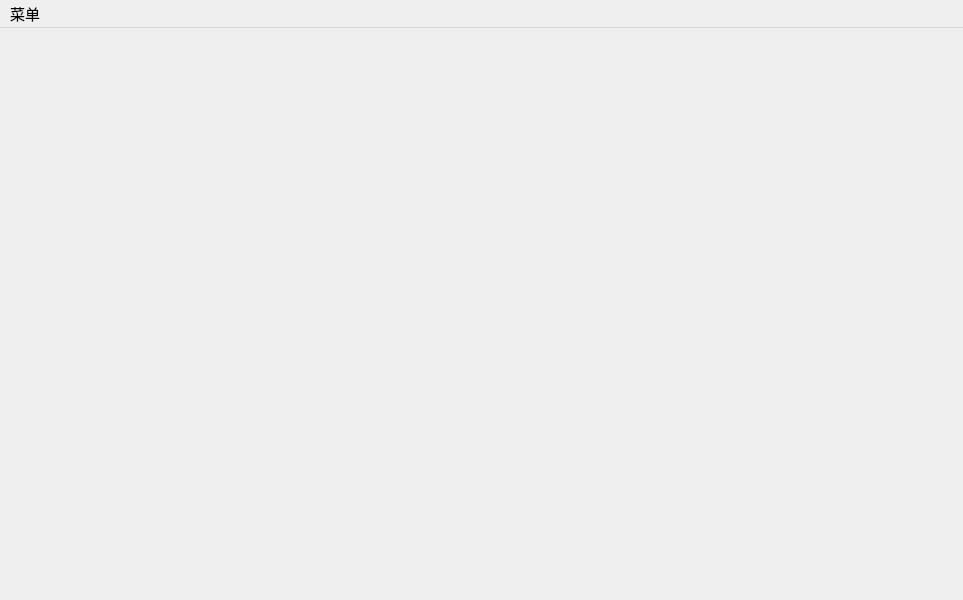
<?xml version="1.0" encoding="UTF-8"?>
<ui version="4.0">
 <class>SceneManager</class>
 <widget class="QMainWindow" name="SceneManager">
  <property name="geometry">
   <rect>
    <x>0</x>
    <y>0</y>
    <width>963</width>
    <height>600</height>
   </rect>
  </property>
  <property name="windowTitle">
   <string>场景管理</string>
  </property>
  <property name="styleSheet">
   <string notr="true">font-family:&quot;Consolas&quot;,&quot;黑体&quot;;
font-size:11pt;

</string>
  </property>
  <widget class="QWidget" name="centralwidget">
   <property name="minimumSize">
    <size>
     <width>963</width>
     <height>567</height>
    </size>
   </property>
   <layout class="QHBoxLayout" name="horizontalLayout">
    <property name="leftMargin">
     <number>0</number>
    </property>
    <property name="topMargin">
     <number>0</number>
    </property>
    <property name="rightMargin">
     <number>0</number>
    </property>
    <property name="bottomMargin">
     <number>0</number>
    </property>
   </layout>
  </widget>
  <widget class="QMenuBar" name="menuBar">
   <property name="geometry">
    <rect>
     <x>0</x>
     <y>0</y>
     <width>963</width>
     <height>33</height>
    </rect>
   </property>
   <widget class="QMenu" name="menu">
    <property name="title">
     <string>菜单</string>
    </property>
    <addaction name="refresh"/>
    <addaction name="save"/>
    <addaction name="new_node"/>
    <addaction name="auto_layout"/>
   </widget>
   <addaction name="menu"/>
  </widget>
  <action name="refresh">
   <property name="text">
    <string>刷新视图</string>
   </property>
  </action>
  <action name="save">
   <property name="text">
    <string>保存项目</string>
   </property>
  </action>
  <action name="new_node">
   <property name="text">
    <string>新建节点</string>
   </property>
  </action>
  <action name="auto_layout">
   <property name="text">
    <string>自动布局</string>
   </property>
  </action>
 </widget>
 <resources/>
 <connections/>
</ui>
